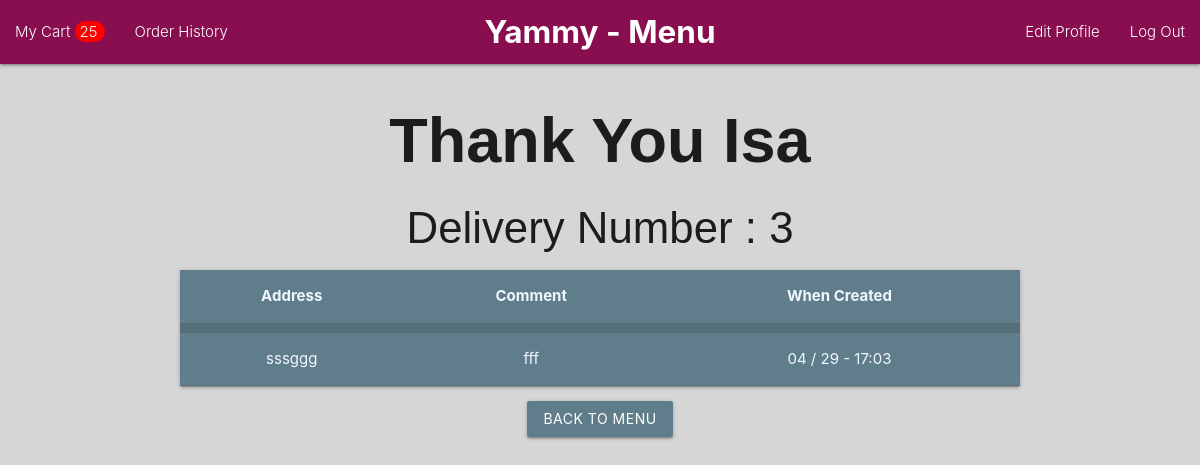
The app's page /order/summary/3 (signed in) with its own data.
### models/items.py (models this page shows)
class Items(db.Model):
    id = db.Column(db.Integer,primary_key=True)
    dish_id = db.Column(db.Integer,db.ForeignKey('dish.id'))
    cart_id = db.Column(db.Integer,db.ForeignKey('cart.id'))
    amount = db.Column(db.Integer,nullable=False)
    dish = db.relationship('Dish', back_populates='cart_association')
    cart = db.relationship('Cart', back_populates='dish_association')

### models/user.py (models this page shows)
class User(db.Model,UserMixin):
    id = db.Column(db.Integer,primary_key=True)
    username = db.Column(db.String(10),nullable=False,unique=True)
    password = db.Column(db.String(10),nullable=False)
    first_name = db.Column(db.String(20),nullable=False)
    last_name = db.Column(db.String(20),nullable=False)
    is_staff = db.Column(db.Boolean,nullable=False,default=False)
    email = db.Column(db.String(30))
    carts = db.relationship('Cart',backref='user')

### models/delivery.py (models this page shows)
class Delivery(db.Model):
    id = db.Column(db.Integer,primary_key=True)
    is_delivered = db.Column(db.Boolean,default=False)
    address = db.Column(db.String(200))
    comment = db.Column(db.Text)
    created = db.Column(db.DateTime)
    cart = db.relationship('Cart',backref='delivery',uselist=False)

### controllers/orders.py (the view)
@login_required
def summary(id):
    delivery = Delivery.query.get(id)
    return render_template('orders/summary.html',delivery=delivery)

### auth.py (called while the page is built)
@login_manager.user_loader
def load_user(user_id):
    return User.query.get(int(user_id))

def item_amount(user):
    cart = user.carts[-1]
    amount = 0
    for item in cart.dish_association:
        amount += item.amount
    return amount

### templates/orders/summary.html
{% if current_user.is_staff %} {% extends 'layouts/admin_layout.html' %}
{% else %} {% extends 'layouts/layout.html' %} {% endif %}
{% block content %}
<div class="container">
    <h1 style="font-family: Arial, Helvetica, sans-serif; font-weight: bold;"
     class="center">Thank You {{delivery.cart.user.username}}</h1>
    <h3 style="font-family: Arial, Helvetica, sans-serif" class="center">Delivery Number : {{delivery.id}}</h3>
    <div class="card">
    <table style="color:aliceblue" class="centered blue-grey">
        <thead>
          <tr style="border-width: 10px;">
              <th>Address</th>
              <th>Comment</th>
              <th>When Created</th>
          </tr>
        </thead>
        <tbody>
          <tr>
            <td>{{delivery.address}}</td>
            <td>{% if len(delivery.comment) > 20 %}
                <a class="waves-effect waves-light btn-small" href="{{url_for('order.see_comment_summary',id=delivery.id)}}" >See Comment</a>
                {% else %} {{delivery.comment}} {% endif %}</td>
            <td>{{delivery.created.strftime("%m / %d - %H:%M")}}</td>
          </tr>
        </tbody>
    </table>
    </div>
    <div style="margin-bottom: 30px;" class="center">
        <a class="waves-effect waves-light btn blue-grey" href="{{url_for('category.menu')}}">Back to Menu</a>
    </div>
    </div>
{% endblock %}

### templates/layouts/layout.html (shortened to what this page needs)
<!DOCTYPE html>
<html lang="en">
<head>
    <link rel="stylesheet" href="https://cdnjs.cloudflare.com/ajax/libs/materialize/1.0.0/css/materialize.min.css">
</head>
<body style="background-color: rgb(215, 214, 214);">
  <div class="row">
    <nav>
        <div class="nav-wrapper light pink darken-4">
          <a style="font-weight: bold;" href="{{url_for('category.menu')}}" class="brand-logo center">Yammy - Menu</a>
          <ul id="nav-mobile">
            <li class="right"><a href="{{url_for('user.log_out')}}">Log Out</a></li>
            <li class="right"><a href="{{url_for('user.edit_profile')}}">Edit Profile</a></li>
            <li><a href="{{url_for('order.show_cart')}}">My Cart {% if len(current_user.carts[-1].dish_association) %} <span style="background-color: red;border-radius: 20px;padding: 1px 7px 1px 5px;">{{item_amount(current_user)}}{% endif %}</span> </a></li>
            <li><a href="{{url_for('order.orders_history')}}">Order History</a></li>
          </ul>
        </div>
      </nav>
      </div>
    {% block content %}
    {% endblock %}
</body>
</html>

### records on screen
Items: amount.amount "25"
User: cart.user.username "Isa"
Delivery: id "3", address "sssggg", comment "fff", created "04 / 29 - 17:03"
